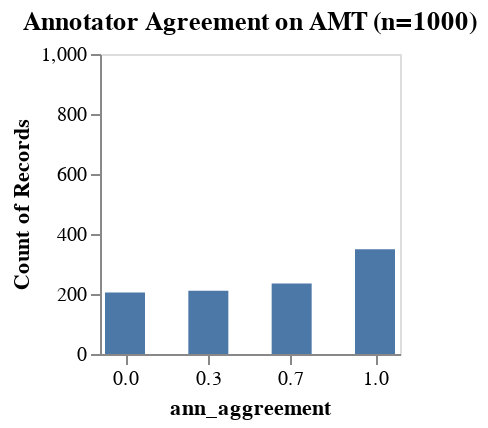

Notebook cell for this chart:
### Code cell
alt.Chart(pd.DataFrame({'ann_aggreement': smk_results.groupby(level=0)['Answer.image-contains.people'].apply(pd.np.mean)}).reset_index(),
          title=f"Annotator Agreement on AMT (n={len(smk_results.groupby(level=0))})",
          width=150,
          height=150).mark_bar(width=20).encode(
    x=alt.X('ann_aggreement', axis=alt.Axis(values=[0, .33, .66, 1])),
    y=alt.Y('count(index)', scale=alt.Scale(domain=[0, 1000]), stack=True)
).configure_axis(
    grid=False
)

### Figure 1 — Vega-Lite specification as saved in the notebook (floating-point values rounded to 4 significant figures; data arrays with more than 128 entries replaced by an {"elided": "..."} marker saying what was removed)
{"$schema": "https://vega.github.io/schema/vega-lite/v3.4.0.json", "config": {"axis": {"grid": false}, "mark": {"tooltip": null}, "view": {"height": 300, "width": 400}}, "data": {"name": "data-20dfd7befb55cef9403a778c139eff26"}, "datasets": {"data-20dfd7befb55cef9403a778c139eff26": {"elided": "1000 records"}}, "encoding": {"x": {"axis": {"values": [0, 0.33, 0.66, 1]}, "field": "ann_aggreement", "type": "quantitative"}, "y": {"aggregate": "count", "field": "index", "scale": {"domain": [0, 1000]}, "stack": true, "type": "nominal"}}, "height": 150, "mark": {"type": "bar", "width": 20}, "title": "Annotator Agreement on AMT (n=1000)", "width": 150}
